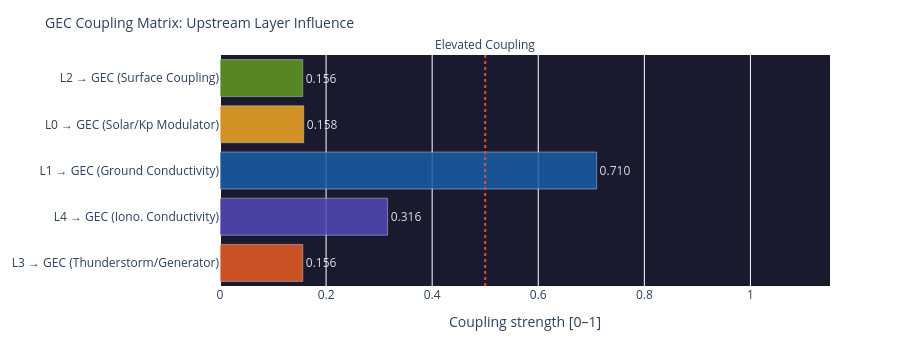

Notebook code for this chart:
### Code cell
# ============================================================
# COUPLING MATRIX – How strongly does each layer influence the GEC?
# ============================================================

# Coupling strengths (0–1) from upstream layer scores
def safe(v, default=0.0):
    return float(v) if v is not None else default

coupling = {
    'L3 → GEC\n(Thunderstorm/Generator)':    safe(l3_thunder_score, 0.15),
    'L4 → GEC\n(Iono. Conductivity)':    safe(l4_ioniz, 0.3),
    'L1 → GEC\n(Ground Conductivity)':   0.71,   # stabil (Ozeananteil)
    'L0 → GEC\n(Solar/Kp Modulator)':    safe(layer0.get('score') if layer0 else None, 0.25),
    'L2 → GEC\n(Surface Coupling)':      safe(layer2.get('components',{}).get('Elec. Surface Coupling',{}).get('score') if layer2 else None, 0.3),
}

names  = list(coupling.keys())
values = list(coupling.values())
colors = ['#E85D24','#534AB7','#185FA5','#F2A623','#639922']

fig = go.Figure(go.Bar(
    x=values, y=names,
    orientation='h',
    marker_color=colors, opacity=0.85,
    text=[f'{v:.3f}' for v in values],
    textposition='outside',
    textfont=dict(color='white')
))
fig.add_vline(x=0.5, line_dash='dot', line_color='#e74c3c',
              annotation_text='Elevated Coupling', annotation_position='top')
fig.update_layout(
    title=dict(text='GEC Coupling Matrix: Upstream Layer Influence', font=dict(size=14)),
    xaxis=dict(title='Coupling strength [0–1]', range=[0, 1.15]),
    height=340, plot_bgcolor='#1a1a2e', paper_bgcolor='rgba(0,0,0,0)',
    margin=dict(l=180, r=70, t=55, b=40)
)
fig.show()

### Figure 1 — Plotly figure (JSON) as saved in the notebook; plotly's stock layout.template omitted (floating-point values rounded to 4 significant figures)
{"data": [{"marker": {"color": ["#E85D24", "#534AB7", "#185FA5", "#F2A623", "#639922"]}, "opacity": 0.85, "orientation": "h", "text": ["0.156", "0.316", "0.710", "0.158", "0.156"], "textfont": {"color": "white"}, "textposition": "outside", "type": "bar", "x": [0.1561, 0.316, 0.71, 0.1579, 0.156], "y": ["L3 → GEC\n(Thunderstorm/Generator)", "L4 → GEC\n(Iono. Conductivity)", "L1 → GEC\n(Ground Conductivity)", "L0 → GEC\n(Solar/Kp Modulator)", "L2 → GEC\n(Surface Coupling)"]}], "layout": {"annotations": [{"showarrow": false, "text": "Elevated Coupling", "x": 0.5, "xanchor": "center", "xref": "x", "y": 1, "yanchor": "bottom", "yref": "y domain"}], "height": 340, "margin": {"b": 40, "l": 180, "r": 70, "t": 55}, "paper_bgcolor": "rgba(0,0,0,0)", "plot_bgcolor": "#1a1a2e", "shapes": [{"line": {"color": "#e74c3c", "dash": "dot"}, "type": "line", "x0": 0.5, "x1": 0.5, "xref": "x", "y0": 0, "y1": 1, "yref": "y domain"}], "title": {"font": {"size": 14}, "text": "GEC Coupling Matrix: Upstream Layer Influence"}, "xaxis": {"range": [0, 1.15], "title": {"text": "Coupling strength [0–1]"}}}}
